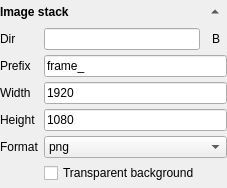
        <widget class="QWidget" name="widget_image_stack" native="true">
         <layout class="QGridLayout" name="gridLayout_13">
          <property name="leftMargin">
           <number>0</number>
          </property>
          <property name="topMargin">
           <number>0</number>
          </property>
          <property name="rightMargin">
           <number>0</number>
          </property>
          <property name="bottomMargin">
           <number>5</number>
          </property>
          <property name="spacing">
           <number>5</number>
          </property>
          <item row="0" column="0">
           <widget class="QLabel" name="label_27">
            <property name="font">
             <font>
              <weight>75</weight>
              <bold>true</bold>
             </font>
            </property>
            <property name="text">
             <string>Image stack</string>
            </property>
           </widget>
          </item>
          <item row="0" column="1">
           <widget class="QToolButton" name="toolButton_image_stack_toggle">
            <property name="text">
             <string>...</string>
            </property>
            <property name="autoRaise">
             <bool>true</bool>
            </property>
            <property name="arrowType">
             <enum>Qt::UpArrow</enum>
            </property>
           </widget>
          </item>
          <item row="1" column="0" colspan="2">
           <widget class="QWidget" name="widget_image_stack_opts" native="true">
            <layout class="QGridLayout" name="gridLayout_14">
             <property name="leftMargin">
              <number>0</number>
             </property>
             <property name="topMargin">
              <number>0</number>
             </property>
             <property name="rightMargin">
              <number>0</number>
             </property>
             <property name="bottomMargin">
              <number>0</number>
             </property>
             <property name="spacing">
              <number>5</number>
             </property>
             <item row="2" column="1" colspan="2">
              <widget class="LineEdit" name="lineEdit_image_stack_width">
               <property name="text">
                <string>1920</string>
               </property>
              </widget>
             </item>
             <item row="4" column="0">
              <widget class="QLabel" name="label_28">
               <property name="text">
                <string>Format</string>
               </property>
              </widget>
             </item>
             <item row="4" column="1" colspan="2">
              <widget class="ComboBox" name="comboBox_image_stack_type">
               <item>
                <property name="text">
                 <string>png</string>
                </property>
               </item>
               <item>
                <property name="text">
                 <string>jpg</string>
                </property>
               </item>
               <item>
                <property name="text">
                 <string>ps</string>
                </property>
               </item>
              </widget>
             </item>
             <item row="1" column="1" colspan="2">
              <widget class="LineEdit" name="lineEdit_image_stack_prefix">
               <property name="text">
                <string>frame_</string>
               </property>
              </widget>
             </item>
             <item row="3" column="1" colspan="2">
              <widget class="LineEdit" name="lineEdit_image_stack_height">
               <property name="text">
                <string>1080</string>
               </property>
              </widget>
             </item>
             <item row="3" column="0">
              <widget class="QLabel" name="label_image_stack_height">
               <property name="text">
                <string>Height</string>
               </property>
              </widget>
             </item>
             <item row="0" column="0">
              <widget class="QLabel" name="label_35">
               <property name="text">
                <string>Dir</string>
               </property>
              </widget>
             </item>
             <item row="1" column="0">
              <widget class="QLabel" name="label_34">
               <property name="text">
                <string>Prefix</string>
               </property>
              </widget>
             </item>
             <item row="0" column="2">
              <widget class="QToolButton" name="toolButton_image_stack_browse">
               <property name="text">
                <string>B</string>
               </property>
               <property name="autoRaise">
                <bool>true</bool>
               </property>
              </widget>
             </item>
             <item row="2" column="0">
              <widget class="QLabel" name="label_image_stack_width">
               <property name="text">
                <string>Width</string>
               </property>
              </widget>
             </item>
             <item row="0" column="1">
              <widget class="LineEdit" name="lineEdit_image_stack_dir">
               <property name="minimumSize">
                <size>
                 <width>100</width>
                 <height>0</height>
                </size>
               </property>
               <property name="text">
                <string/>
               </property>
              </widget>
             </item>
             <item row="5" column="1">
              <widget class="QCheckBox" name="checkBox_trans_back">
               <property name="text">
                <string>Transparent background</string>
               </property>
              </widget>
             </item>
            </layout>
           </widget>
          </item>
         </layout>
        </widget>
